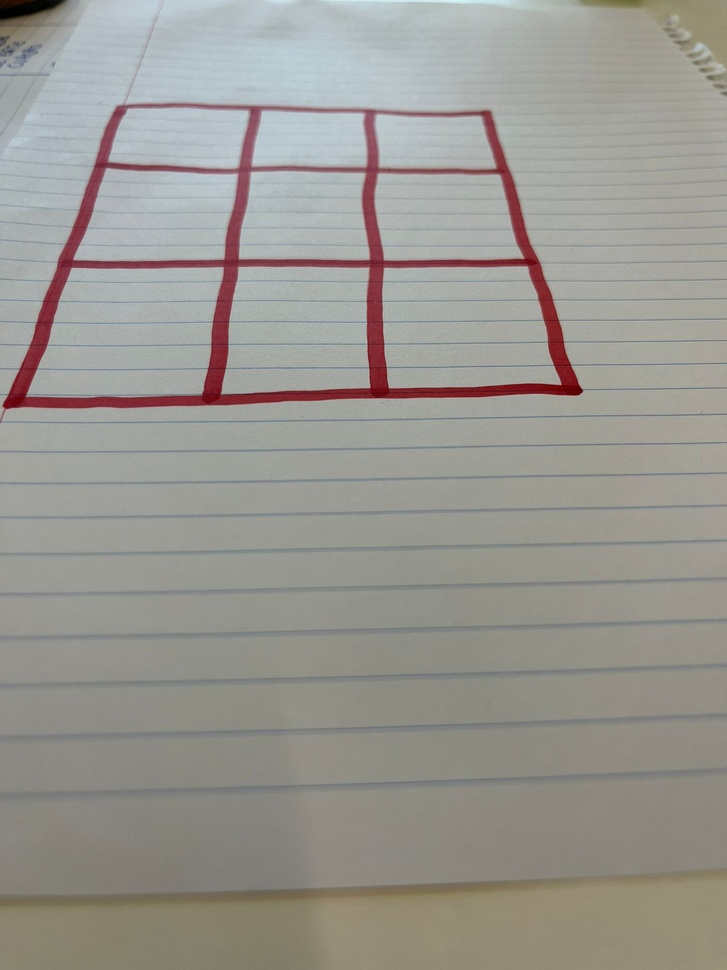
#> input picture Three_in_a_row/Research/book_image.jpg, 727 x 970 px, shrunk from 1536 x 2048 before the run, given in place of the camera
$ jupyter execute detecting_color.ipynb
#> lines starting #> are read from the running program, lines starting #| are printed output that depends on the picture; after the words box and inside, x2 and y2 are one past the last pixel; in counts of white or black regions, pixels touching at a corner belong together
[cell 1]
import cv2

# Set up video capture
cap = cv2.VideoCapture(0)  # 0 for default camera, or file path for saved video

while True:
    # Read a frame from the video stream
    ret, frame = cap.read()
#> frame is the input picture: shape (970, 727, 3); mean B, G, R 145.2, 151.2, 153.2

    # Convert to HSV color space
    hsv = cv2.cvtColor(frame, cv2.COLOR_BGR2HSV)
#> hsv: shape (970, 727, 3); mean H, S, V 50.8, 24.4, 156.3

    # Define color ranges for red and green
    red_lower = (0, 50, 50)
    red_upper = (10, 255, 255)
    green_lower = (50, 50, 50)
    green_upper = (70, 255, 255)

    # Threshold image to get only red and green pixels
    red_mask = cv2.inRange(hsv, red_lower, red_upper)
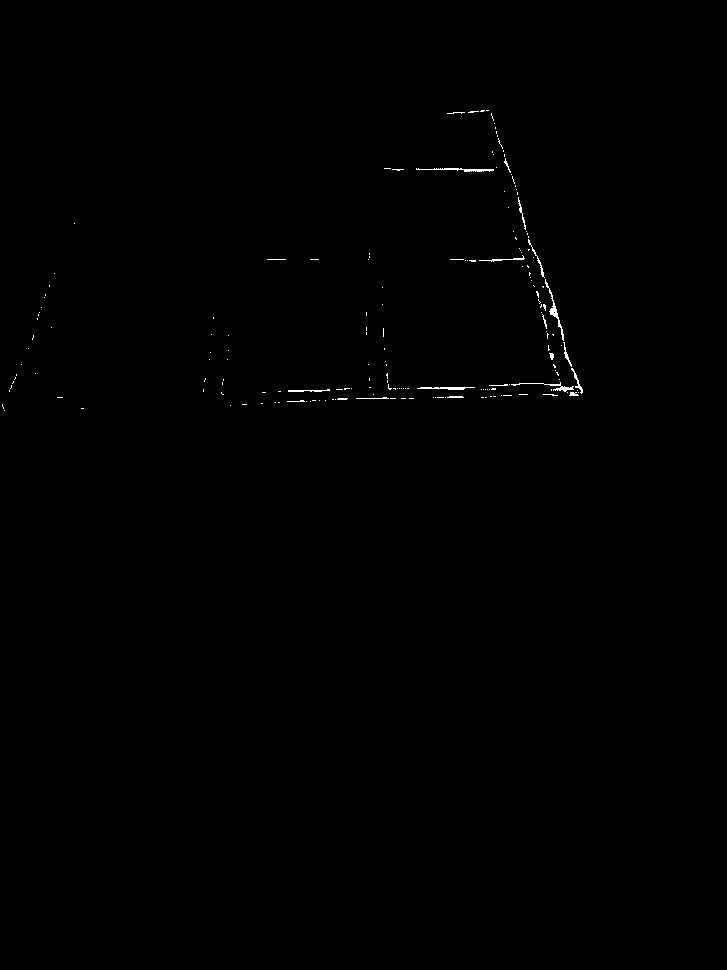
#> red_mask: shape (970, 727); 0.25% white in thin lines or dots, all inside (x1, y1, x2, y2) = (2, 110, 583, 411)
    green_mask = cv2.inRange(hsv, green_lower, green_upper)
#> green_mask: shape (970, 727); every value is 0

    # Find contours of red and green circles
    red_contours, _ = cv2.findContours(red_mask, cv2.RETR_EXTERNAL, cv2.CHAIN_APPROX_SIMPLE)
#> red_contours = 184 contours, 174 with area under 20; largest, box (x1, y1, x2, y2) and area: (545, 279, 564, 341) 99, (416, 168, 494, 172) 70, (417, 387, 475, 390) 58, (511, 382, 574, 392) 58, (571, 368, 583, 394) 38
    green_contours, _ = cv2.findContours(green_mask, cv2.RETR_EXTERNAL, cv2.CHAIN_APPROX_SIMPLE)
#> green_contours = []

    # Draw bounding boxes around red and green circles
    for c in red_contours:
        area = cv2.contourArea(c)
        if area > 100:
            x, y, w, h = cv2.boundingRect(c)
            cv2.rectangle(frame, (x, y), (x + w, y + h), (0, 0, 255), 2)
            cv2.putText(frame, "Red Circle", (x, y-10), cv2.FONT_HERSHEY_SIMPLEX, 0.5, (0, 0, 255), 2)
#> this loop made 184 passes
#> area on pass 52: 28

    for c in green_contours:
        area = cv2.contourArea(c)
        if area > 100:
            x, y, w, h = cv2.boundingRect(c)
            cv2.rectangle(frame, (x, y), (x + w, y + h), (0, 255, 0), 2)
            cv2.putText(frame, "Green Circle", (x, y-10), cv2.FONT_HERSHEY_SIMPLEX, 0.5, (0, 255, 0), 2)
#> this loop made 0 passes

    # Display the resulting frame
    cv2.imshow('frame', frame)

    # Exit program if 'q' key is pressed
    if cv2.waitKey(1) & 0xFF == ord('q'):
#> (key q is pressed here)
        break

# Release the video capture and close all windows
cap.release()
cv2.destroyAllWindows()


$ run again, on Three_in_a_row/Research/circle.jpg
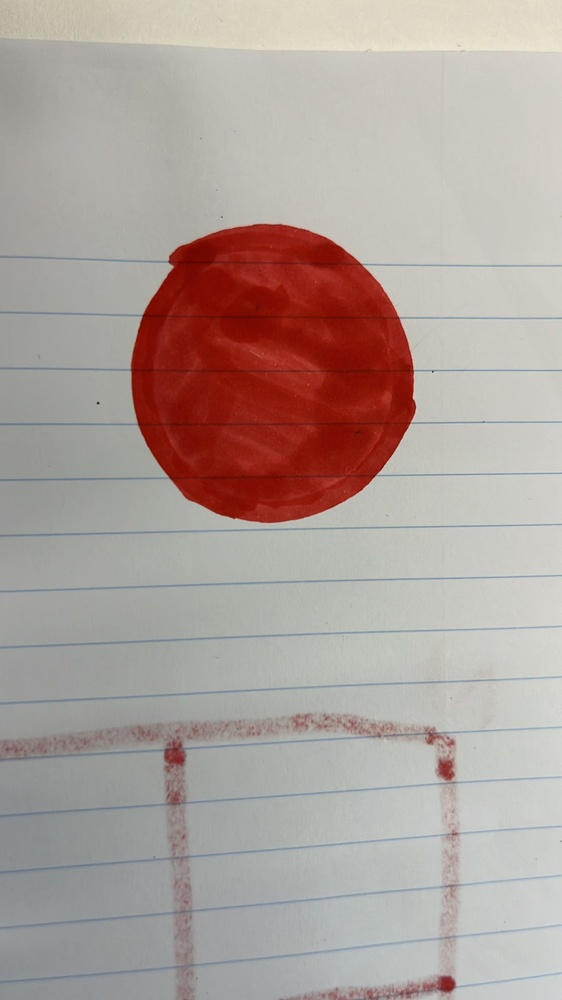
#> input picture Three_in_a_row/Research/circle.jpg, 562 x 1000 px, shrunk from 1152 x 2048 before the run, given in place of the camera
#> frame is the input picture: shape (1000, 562, 3); mean B, G, R 155.4, 160.7, 174.3
#> hsv: shape (1000, 562, 3); mean H, S, V 40.9, 37.5, 176.2
#> `red_mask = cv2.inRange(hsv, red_lower, red_upper)`:
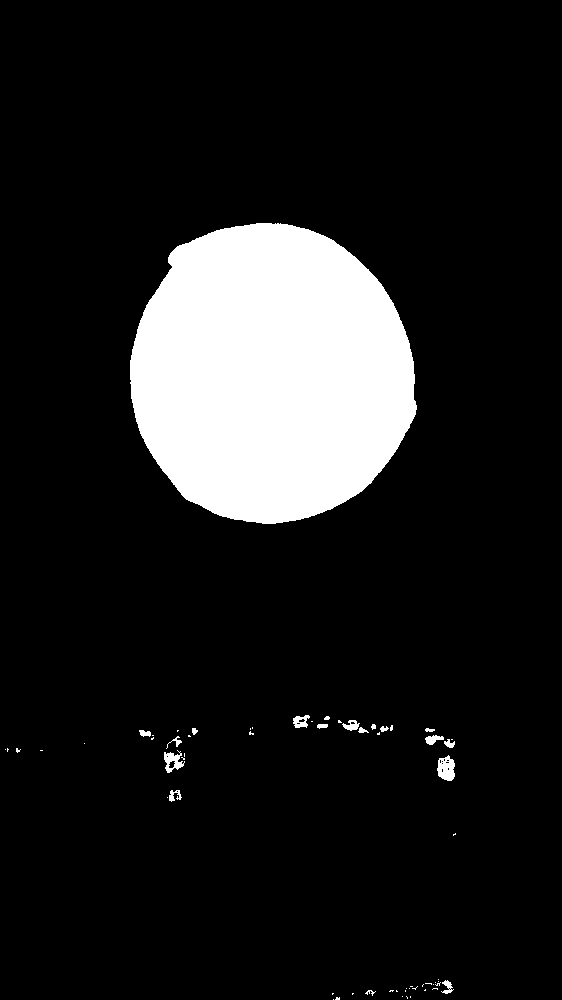
#> red_mask: shape (1000, 562); 12.3% white; 63 white regions (45 under 20 px)
#> green_mask: shape (1000, 562); every value is 0
#> red_contours = 63 contours, 48 with area under 20; largest, box (x1, y1, x2, y2) and area: (130, 223, 417, 524) 66961, (437, 755, 455, 781) 320, (164, 750, 185, 773) 229, (293, 715, 310, 728) 130, (342, 720, 360, 731) 95
#> green_contours = []
#> the loop `for c in red_contours:` made 63 passes
#> (area, x, y, w, h) on passes 30, 32, 62, 63: (320, 437, 755, 18, 26), (229, 164, 750, 21, 23), (130, 293, 715, 17, 13), (66961, 130, 223, 287, 301)
#> after the loop `for c in red_contours:`:
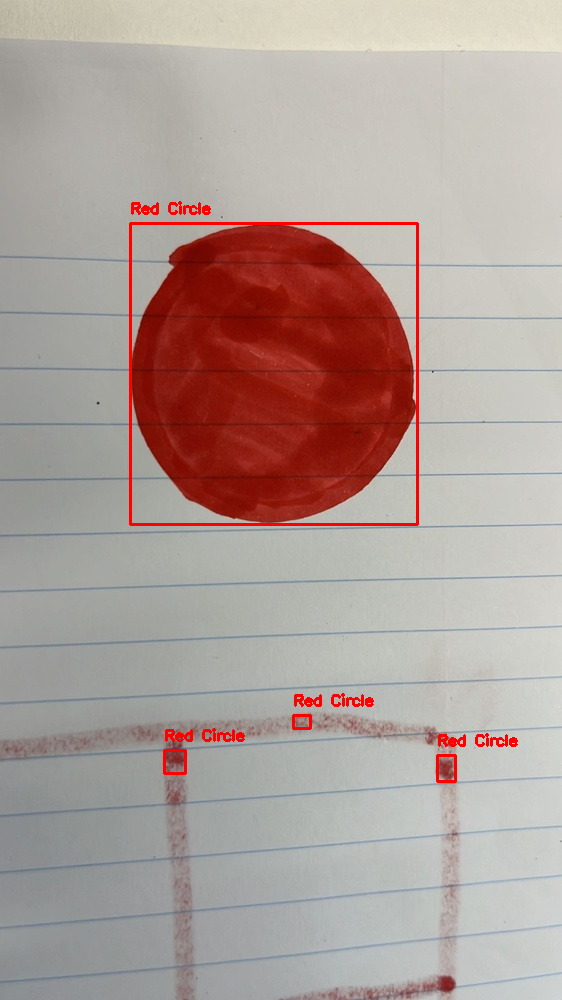
#> frame: shape (1000, 562, 3); 1.14% of pixels changed, all inside (x1, y1, x2, y2) = (129, 201, 518, 783)
